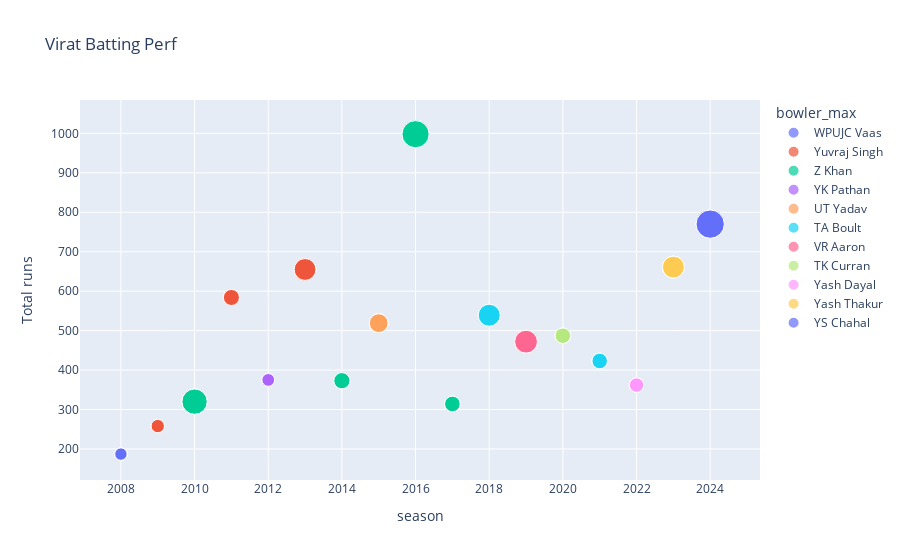

Notebook cell for this chart:
### Code cell
gapminder(v_kohli, v_kohli['season'], v_kohli['runs.total_sum'],
          v_kohli['runs.total_average']**5, v_kohli["bowler_max"] ,labels={'runs.total_sum':'Total runs','season_':"Season"},title='Virat Batting Perf')

### Figure 1 — Plotly figure (JSON) as saved in the notebook; plotly's stock layout.template omitted (floating-point values rounded to 4 significant figures)
{"data": [{"hovertemplate": "bowler_max=WPUJC Vaas<br>season=%{x}<br>Total runs=%{y}<br>size=%{marker.size}<extra></extra>", "legendgroup": "WPUJC Vaas", "marker": {"color": "#636efa", "size": [1.709, 1.709, 1.709, 1.709, 1.709], "sizemode": "area", "sizeref": 0.02232, "symbol": "circle"}, "mode": "markers", "name": "WPUJC Vaas", "orientation": "v", "showlegend": true, "type": "scatter", "x": [2008, 2008, 2008, 2008, 2008], "xaxis": "x", "y": [187, 187, 187, 187, 187], "yaxis": "y"}, {"hovertemplate": "bowler_max=Yuvraj Singh<br>season=%{x}<br>Total runs=%{y}<br>size=%{marker.size}<extra></extra>", "legendgroup": "Yuvraj Singh", "marker": {"color": "#EF553B", "size": [1.982, 1.982, 1.982, 1.982, 1.982, 2.869, 2.869, 2.869, 2.869, 2.869, 2.869, 5.313, 5.313, 5.313, 5.313, 5.313, 5.313], "sizemode": "area", "sizeref": 0.02232, "symbol": "circle"}, "mode": "markers", "name": "Yuvraj Singh", "orientation": "v", "showlegend": true, "type": "scatter", "x": [2009, 2009, 2009, 2009, 2009, 2011, 2011, 2011, 2011, 2011, 2011, 2013, 2013, 2013, 2013, 2013, 2013], "xaxis": "x", "y": [258, 258, 258, 258, 258, 584, 584, 584, 584, 584, 584, 655, 655, 655, 655, 655, 655], "yaxis": "y"}, {"hovertemplate": "bowler_max=Z Khan<br>season=%{x}<br>Total runs=%{y}<br>size=%{marker.size}<extra></extra>", "legendgroup": "Z Khan", "marker": {"color": "#00cc96", "size": [7.136, 7.136, 7.136, 7.136, 7.136, 2.922, 2.922, 2.922, 2.922, 2.922, 2.922, 8.212, 8.212, 8.212, 8.212, 8.212, 8.212, 2.723, 2.723, 2.723, 2.723, 2.723, 2.723], "sizemode": "area", "sizeref": 0.02232, "symbol": "circle"}, "mode": "markers", "name": "Z Khan", "orientation": "v", "showlegend": true, "type": "scatter", "x": [2010, 2010, 2010, 2010, 2010, 2014, 2014, 2014, 2014, 2014, 2014, 2016, 2016, 2016, 2016, 2016, 2016, 2017, 2017, 2017, 2017, 2017, 2017], "xaxis": "x", "y": [320, 320, 320, 320, 320, 373, 373, 373, 373, 373, 373, 998, 998, 998, 998, 998, 998, 314, 314, 314, 314, 314, 314], "yaxis": "y"}, {"hovertemplate": "bowler_max=YK Pathan<br>season=%{x}<br>Total runs=%{y}<br>size=%{marker.size}<extra></extra>", "legendgroup": "YK Pathan", "marker": {"color": "#ab63fa", "size": [1.811, 1.811, 1.811, 1.811, 1.811, 1.811], "sizemode": "area", "sizeref": 0.02232, "symbol": "circle"}, "mode": "markers", "name": "YK Pathan", "orientation": "v", "showlegend": true, "type": "scatter", "x": [2012, 2012, 2012, 2012, 2012, 2012], "xaxis": "x", "y": [375, 375, 375, 375, 375, 375], "yaxis": "y"}, {"hovertemplate": "bowler_max=UT Yadav<br>season=%{x}<br>Total runs=%{y}<br>size=%{marker.size}<extra></extra>", "legendgroup": "UT Yadav", "marker": {"color": "#FFA15A", "size": [3.916, 3.916, 3.916, 3.916, 3.916, 3.916], "sizemode": "area", "sizeref": 0.02232, "symbol": "circle"}, "mode": "markers", "name": "UT Yadav", "orientation": "v", "showlegend": true, "type": "scatter", "x": [2015, 2015, 2015, 2015, 2015, 2015], "xaxis": "x", "y": [519, 519, 519, 519, 519, 519], "yaxis": "y"}, {"hovertemplate": "bowler_max=TA Boult<br>season=%{x}<br>Total runs=%{y}<br>size=%{marker.size}<extra></extra>", "legendgroup": "TA Boult", "marker": {"color": "#19d3f3", "size": [5.378, 5.378, 5.378, 5.378, 5.378, 2.692, 2.692, 2.692, 2.692, 2.692, 2.692], "sizemode": "area", "sizeref": 0.02232, "symbol": "circle"}, "mode": "markers", "name": "TA Boult", "orientation": "v", "showlegend": true, "type": "scatter", "x": [2018, 2018, 2018, 2018, 2018, 2021, 2021, 2021, 2021, 2021, 2021], "xaxis": "x", "y": [539, 539, 539, 539, 539, 423, 423, 423, 423, 423, 423], "yaxis": "y"}, {"hovertemplate": "bowler_max=VR Aaron<br>season=%{x}<br>Total runs=%{y}<br>size=%{marker.size}<extra></extra>", "legendgroup": "VR Aaron", "marker": {"color": "#FF6692", "size": [5.808, 5.808, 5.808, 5.808, 5.808], "sizemode": "area", "sizeref": 0.02232, "symbol": "circle"}, "mode": "markers", "name": "VR Aaron", "orientation": "v", "showlegend": true, "type": "scatter", "x": [2019, 2019, 2019, 2019, 2019], "xaxis": "x", "y": [472, 472, 472, 472, 472], "yaxis": "y"}, {"hovertemplate": "bowler_max=TK Curran<br>season=%{x}<br>Total runs=%{y}<br>size=%{marker.size}<extra></extra>", "legendgroup": "TK Curran", "marker": {"color": "#B6E880", "size": [2.675, 2.675, 2.675, 2.675, 2.675, 2.675], "sizemode": "area", "sizeref": 0.02232, "symbol": "circle"}, "mode": "markers", "name": "TK Curran", "orientation": "v", "showlegend": true, "type": "scatter", "x": [2020, 2020, 2020, 2020, 2020, 2020], "xaxis": "x", "y": [487, 487, 487, 487, 487, 487], "yaxis": "y"}, {"hovertemplate": "bowler_max=Yash Dayal<br>season=%{x}<br>Total runs=%{y}<br>size=%{marker.size}<extra></extra>", "legendgroup": "Yash Dayal", "marker": {"color": "#FF97FF", "size": [2.317, 2.317, 2.317, 2.317, 2.317, 2.317], "sizemode": "area", "sizeref": 0.02232, "symbol": "circle"}, "mode": "markers", "name": "Yash Dayal", "orientation": "v", "showlegend": true, "type": "scatter", "x": [2022, 2022, 2022, 2022, 2022, 2022], "xaxis": "x", "y": [362, 362, 362, 362, 362, 362], "yaxis": "y"}, {"hovertemplate": "bowler_max=Yash Thakur<br>season=%{x}<br>Total runs=%{y}<br>size=%{marker.size}<extra></extra>", "legendgroup": "Yash Thakur", "marker": {"color": "#FECB52", "size": [5.33, 5.33, 5.33, 5.33, 5.33, 5.33], "sizemode": "area", "sizeref": 0.02232, "symbol": "circle"}, "mode": "markers", "name": "Yash Thakur", "orientation": "v", "showlegend": true, "type": "scatter", "x": [2023, 2023, 2023, 2023, 2023, 2023], "xaxis": "x", "y": [661, 661, 661, 661, 661, 661], "yaxis": "y"}, {"hovertemplate": "bowler_max=YS Chahal<br>season=%{x}<br>Total runs=%{y}<br>size=%{marker.size}<extra></extra>", "legendgroup": "YS Chahal", "marker": {"color": "#636efa", "size": [8.926, 8.926, 8.926, 8.926, 8.926, 8.926], "sizemode": "area", "sizeref": 0.02232, "symbol": "circle"}, "mode": "markers", "name": "YS Chahal", "orientation": "v", "showlegend": true, "type": "scatter", "x": [2024, 2024, 2024, 2024, 2024, 2024], "xaxis": "x", "y": [770, 770, 770, 770, 770, 770], "yaxis": "y"}], "layout": {"legend": {"itemsizing": "constant", "title": {"text": "bowler_max"}, "tracegroupgap": 0}, "title": {"text": "Virat Batting Perf"}, "xaxis": {"anchor": "y", "domain": [0, 1], "title": {"text": "season"}}, "yaxis": {"anchor": "x", "domain": [0, 1], "title": {"text": "Total runs"}}}}
